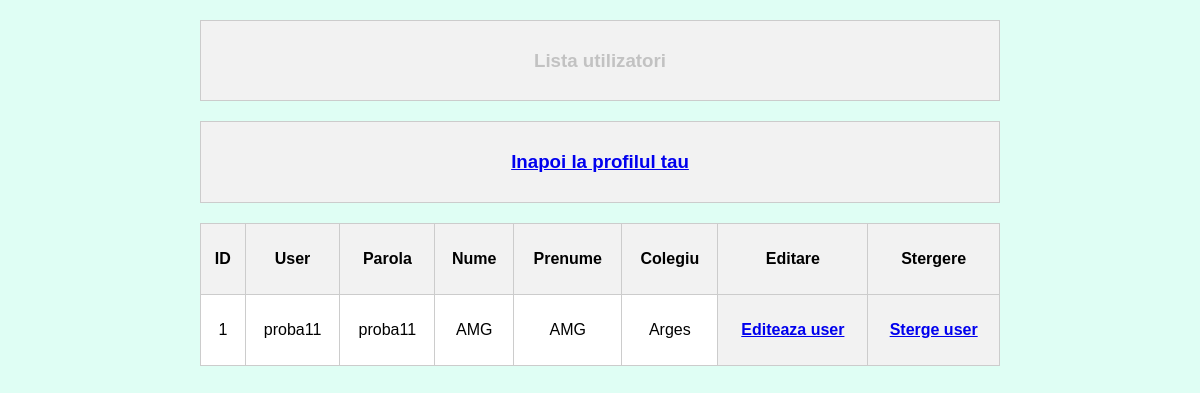
Page /admin/listusers on the committed database.
### tables this page shows
CREATE TABLE medici (
id INTEGER PRIMARY KEY AUTOINCREMENT,
user VARCHAR(127) UNIQUE NOT NULL,
parola VARCHAR(10) NOT NULL,
nume VARCHAR(127) NOT NULL,
prenume VARCHAR(127) NOT NULL,
colegiu VARCHAR(127) NOT NULL);

### __init__.py (the view)
@app.route('/admin/listusers') # pentru admin
def listusers():
    connection = sqlite3.connect('medici.db')
    cursor = connection.cursor()
    cursor.execute("SELECT * FROM medici")
    rows = cursor.fetchall()
    users = []
    for row in rows:
        users.append(row)
        print(row)
        id = row[0]
    print (str(users))
    connection.close()
    url_admin = url_for('admin')
    return render_template('user/list.html', users = users, url_admin=url_admin)

### templates/user/list.html (shortened to what this page needs)
<!doctype html>
<head>
</head>
<body bgcolor="dffef4">
<table align="center" width="400" bgcolor="ffffff">
    <tr>
        <th width="800" align="center"><h3 color="c2c2c2">Lista utilizatori</h3></th>
    </tr>
</table>
<table align="center" width="400" bgcolor="ffffff">
    <tr>
        <th width="800" ><h3 color="c2c2c2"><a href="{{url_admin}}">Inapoi la profilul tau</a></h3></th>
    </tr>
</table>
<table align="center" width="800" bgcolor="ffffff">
    <tr>
        <th><p>ID</p></th>
        <th><p>User</p></th>
        <th><p>Parola</p></th>
        <th><p>Nume</p></th>
        <th><p>Prenume</p></th>
        <th><p>Colegiu</p></th>
        <th><p>Editare</p></th>
        <th><p>Stergere</p></th>
    </tr>
    {% for user in users %}
    <tr align="center">
        <td>{{user[0]}}</td>
        <td><p>{{user[1]}}</p></td>
        <td><p>{{user[2]}}</p></td>
        <td><p>{{user[3]}}</p></td>
        <td><p>{{user[4]}}</p></td>
        <td><p>{{user[5]}}</p></td>
        <th><a href="/admin/user/{{user[0]}}/edit">Editeaza user</a></th>
        <th><a href="/admin/user/{{user[0]}}/delete">Sterge user</a></th>
    </tr>
    {% endfor%}
</table>
</body>

### templates/user/list.html (style rules this page uses)
body { font-family: Arial, sans-serif; background-color: #dffef4; }
table { width: 800px; margin: 20px auto; border-collapse: collapse; background-color: #ffffff; }
th, td { border: 1px solid #ccc; padding: 10px; text-align: center; }
th { background-color: #f2f2f2; }
h3 { color: #c2c2c2; }

### rows in the picture
medici: id "1", user "proba11", parola "proba11", nume "AMG", prenume "AMG", colegiu "Arges"
